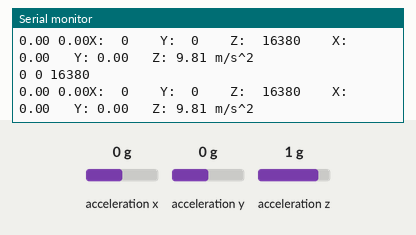
The sketch below on a simulated Arduino Leonardo, built with avr-gcc and run on an emulated ATmega32U4. On the bench: the last lines printed to the serial monitor. The inputs (shaded band) are chosen by the test bench; at power-on: acceleration x 0 g, acceleration y 0 g, acceleration z 1 g.

Above: at 1.2 s.
1.3 s: acceleration x set to -1.4 g
At 1.47 s:
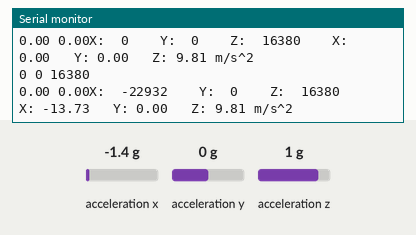
2.8 s: acceleration y set to -1.4 g
At 2.99 s:
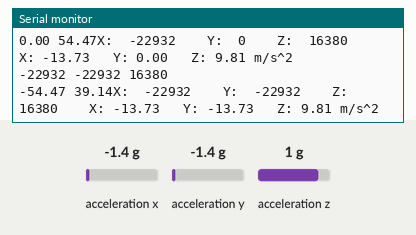
4.3 s: acceleration z set to -1.4 g
At 4.3 s:
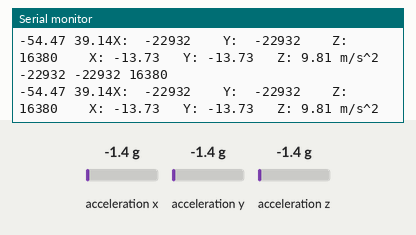
Timing chart, 0 to 7.3 s (numbered marks = the images above; inputs shaded):
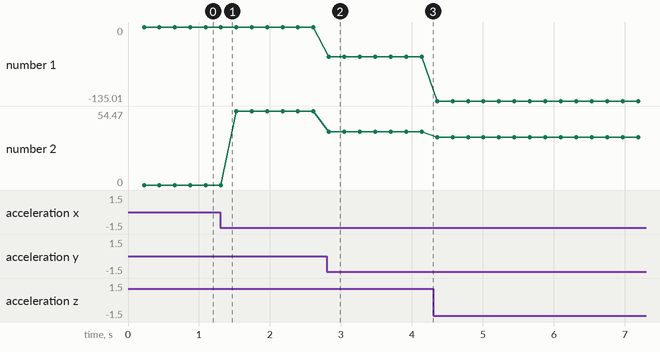

The sketch:

sketch_nov09a.ino
```cpp
#include <Wire.h>
#include <SPI.h>
#include <Adafruit_LIS3DH.h>
#include <Adafruit_Sensor.h>

// Used for software SPI
#define LIS3DH_CLK 14
#define LIS3DH_MISO 15
#define LIS3DH_MOSI 16
// Used for hardware & software SPI
#define LIS3DH_CS 17

// software SPI
//Adafruit_LIS3DH lis = Adafruit_LIS3DH(LIS3DH_CS, LIS3DH_MOSI, LIS3DH_MISO, LIS3DH_CLK);
// hardware SPI
//Adafruit_LIS3DH lis = Adafruit_LIS3DH(LIS3DH_CS);
// I2C
Adafruit_LIS3DH lis = Adafruit_LIS3DH();

void setup(void) {
  Serial.begin(9600);
  while (!Serial) delay(10);     // will pause Zero, Leonardo, etc until serial console opens

  Serial.println("LIS3DH test!");

  if (! lis.begin(0x18)) {   // change this to 0x19 for alternative i2c address
    Serial.println("Couldnt start");
    while (1) yield();
  }
  Serial.println("LIS3DH found!");

  lis.setRange(LIS3DH_RANGE_4_G);   // 2, 4, 8 or 16 G!

  Serial.print("Range = "); Serial.print(2 << lis.getRange());
  Serial.println("G");
}

void loop() {
//  uncomment next four lines to show all results on a single line, otherwise results will display successively.
//  Serial.write(27);       // ESC command
//  Serial.print("[2J");    // clear screen command
//  Serial.write(27);
//  Serial.print("[H");     // cursor to home command

  lis.read();      // get X Y and Z data at once
  // Then print out the raw data
  Serial.print("X:  "); Serial.print(lis.x);
  Serial.print("  \tY:  "); Serial.print(lis.y);
  Serial.print("  \tZ:  "); Serial.print(lis.z);

  /* Or....get a new sensor event, normalized */
  sensors_event_t event;
  lis.getEvent(&event);

  /* Display the results (acceleration is measured in m/s^2) */
  Serial.print("\t\tX: "); Serial.print(event.acceleration.x);
  Serial.print(" \tY: "); Serial.print(event.acceleration.y);
  Serial.print(" \tZ: "); Serial.print(event.acceleration.z);
  Serial.println(" m/s^2 ");

  Serial.println();

  delay(200);

  lis.read(); // get X Y and Z data at once
  double x = lis.x, y=lis.y, z=lis.z, pitch=0.00, roll=0.00;
  Serial.print(lis.x);
  Serial.print(" ");
  Serial.print(lis.y);
  Serial.print(" ");
  Serial.println(lis.z);
  delay(10);

  roll = atan2(y, z) * 57.3;
  pitch = atan2((-x),sqrt(y*y+z*z))*57.3;
  Serial.print(roll);
  Serial.print(" ");
  Serial.print(pitch);

}
```

Measured:
- after the input at 1.3 s, the serial monitor: prints a new line at once (image 1)
- after the input at 2.8 s, the serial monitor: prints a new line at once (image 2)
- plotted number 1: 0 → -54.47 after the input at 2.8 s, -54.47 → -135.01 after the input at 4.3 s
- plotted number 2: 0 → 54.47 after the input at 1.3 s, 54.47 → 39.14 after the input at 2.8 s, 39.14 → 35.27 after the input at 4.3 s
